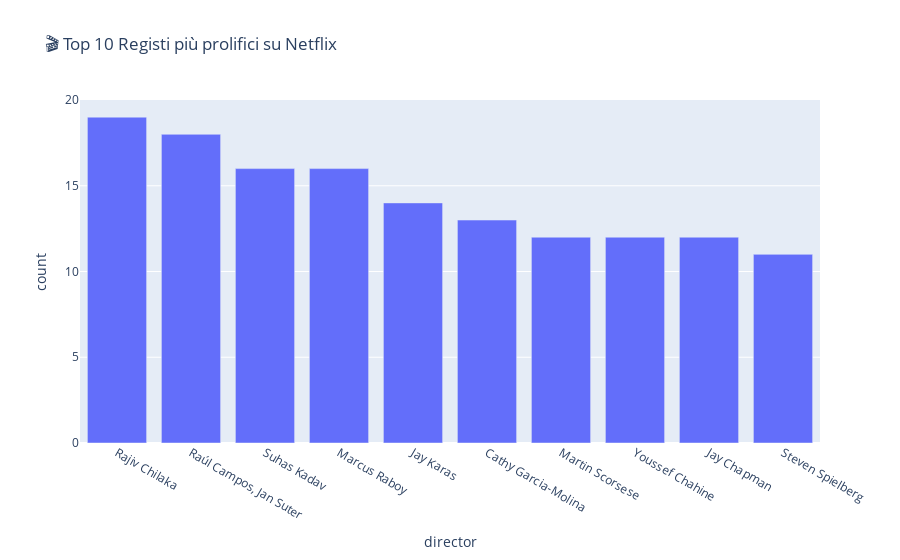

This figure's notebook cell:
### Markdown cell above
## Analisi dei Registi e del Cast

### Code cell
# Pulizia e conteggio registi
director_counts = df['director'].dropna().value_counts().reset_index()
director_counts.columns = ['director', 'count']

# Prendi i primi 10
top_directors = director_counts.head(10)

# Grafico
fig = px.bar(top_directors, x='director', y='count',
             title='🎬 Top 10 Registi più prolifici su Netflix')
fig.show()

### Figure 1 — Plotly figure (JSON) as saved in the notebook; plotly's stock layout.template omitted (floating-point values rounded to 4 significant figures)
{"data": [{"alignmentgroup": "True", "hovertemplate": "director=%{x}<br>count=%{y}<extra></extra>", "legendgroup": "", "marker": {"color": "#636efa", "pattern": {"shape": ""}}, "name": "", "offsetgroup": "", "orientation": "v", "showlegend": false, "textposition": "auto", "type": "bar", "x": ["Rajiv Chilaka", "Raúl Campos, Jan Suter", "Suhas Kadav", "Marcus Raboy", "Jay Karas", "Cathy Garcia-Molina", "Martin Scorsese", "Youssef Chahine", "Jay Chapman", "Steven Spielberg"], "xaxis": "x", "y": [19, 18, 16, 16, 14, 13, 12, 12, 12, 11], "yaxis": "y"}], "layout": {"barmode": "relative", "legend": {"tracegroupgap": 0}, "title": {"text": "🎬 Top 10 Registi più prolifici su Netflix"}, "xaxis": {"anchor": "y", "domain": [0, 1], "title": {"text": "director"}}, "yaxis": {"anchor": "x", "domain": [0, 1], "title": {"text": "count"}}}}
